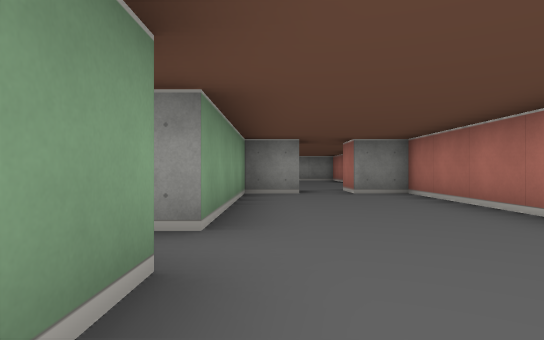
View 1 (above)

14 first-person views from a walk through a cub3D level. The camera is about half as high as the walls, looks level and sees 75° across. The floor is counted in squares. Each view is taken from the middle of a square. On the plan, view 1 faces up. The plan holds only what a view shows up to about 9 squares ahead; the rest is blank.

View 2
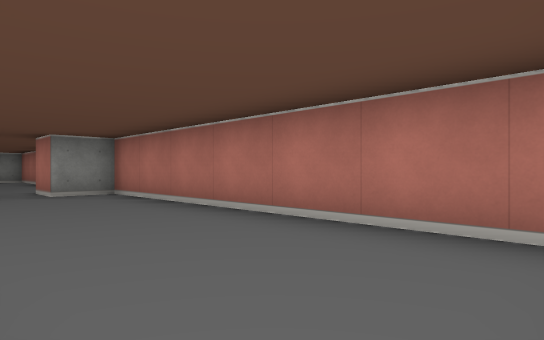

View 3
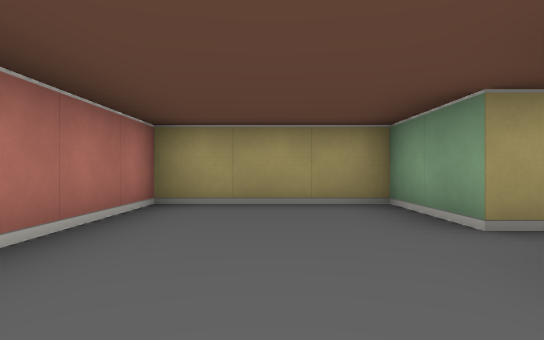

View 4
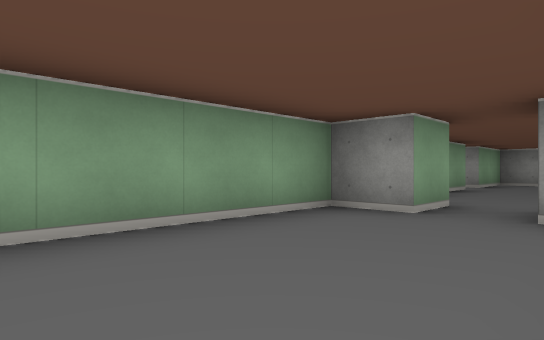

View 5
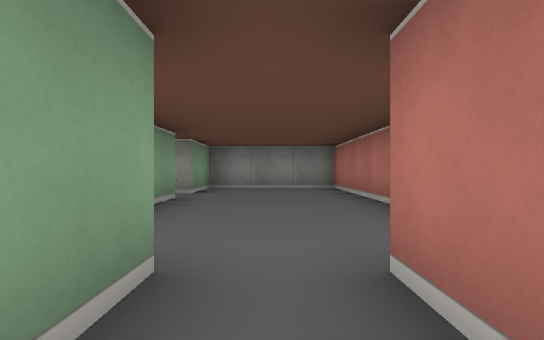

View 6
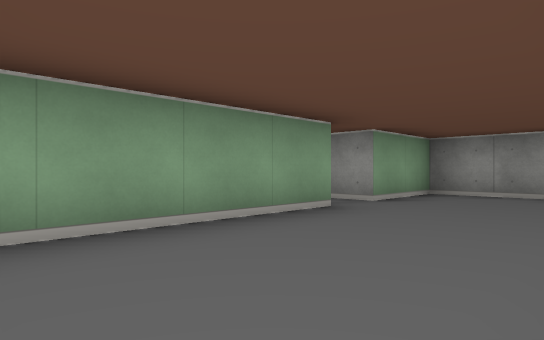

View 7
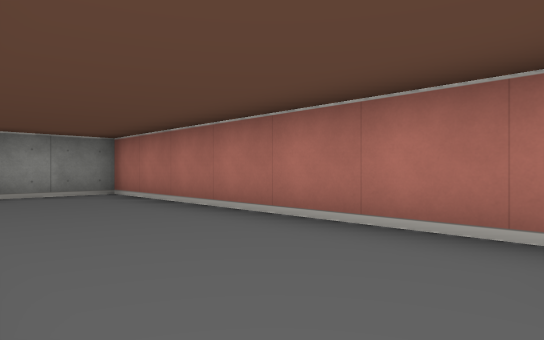

View 8
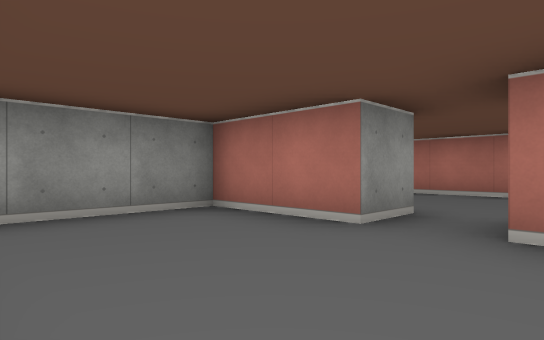

View 9
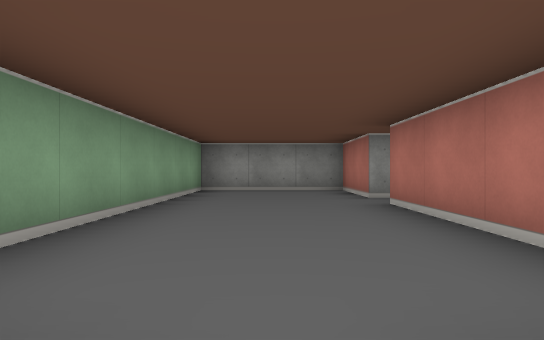

View 10
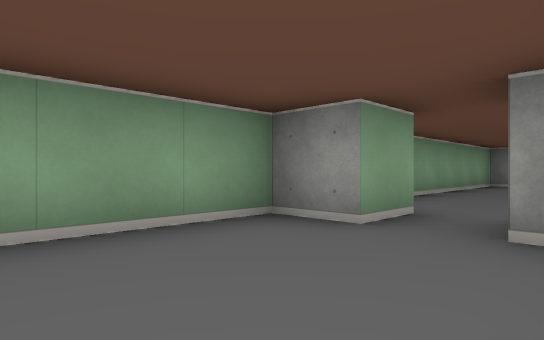

View 11
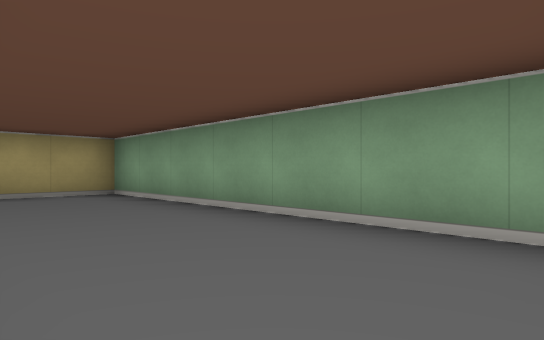

View 12
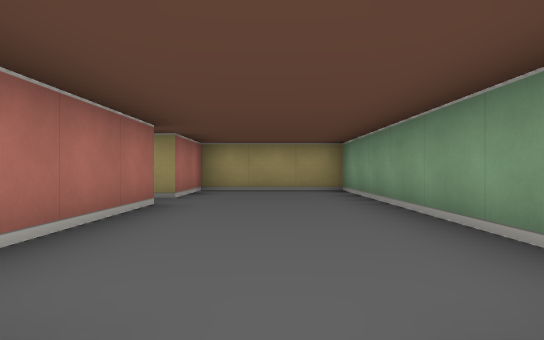

View 13
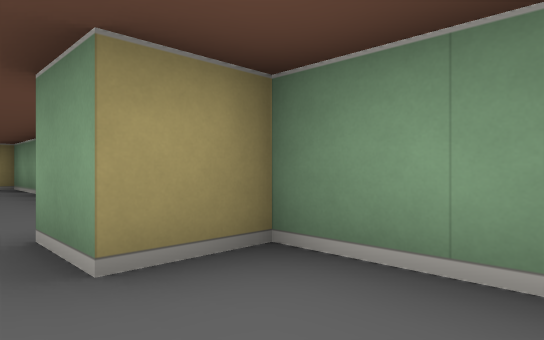

View 14
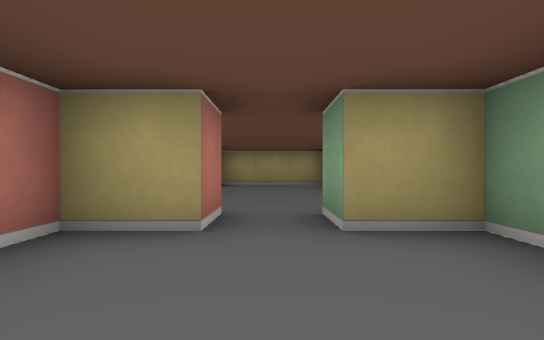

### Floor plan
Points are (right, up) in squares from view 1. A wall is a line through its corners. A room is listed if a view was taken in it or the views show most of it. See-through windows are left out.
Room 1 (views 1, 2, 3, 4, 5)
walls: (-1.5, 1.5) (-0.5, 1.5) (-0.5, -0.5) (2.5, -0.5) (2.5, 6.5) (1.5, 6.5); (0.5, 6.5) (-0.5, 6.5) (-0.5, 2.5)
ways out: opening at (1, 7) to room 2; opening at (-1, 2) to room 4
Room 2 (views 6, 7)
walls: (-0.5, 11.5) (-0.5, 8.2); (2.5, 8.2) (2.5, 14.5) (-0.5, 14.5) (-0.5, 12.5) (-1.5, 12.5); (0.5, 7.6) (0.5, 6.5); (1.5, 6.5) (1.5, 7.5)
ways out: opening at (1, 7) to room 1; opening at (-1, 12) to room 3
Room 3 (views 8, 9, 12, 13, 14)
walls: (-1.5, 12.5) (-1.5, 14.5) (-4.5, 14.5) (-4.5, 7.5) (-3.5, 7.5) (-3.5, 6.5); (-2.5, 6.5) (-2.5, 7.5) (-1.5, 7.5) (-1.5, 11.5)
ways out: opening at (-1, 12) to room 2; opening at (-3, 7) to room 4
Room 4 (views 10, 11)
walls: (-1.5, 2.5) (-1.5, 5.1); (-3.5, 6.5) (-4.5, 6.5) (-4.5, -0.5) (-1.5, -0.5) (-1.5, 1.5)
ways out: opening at (-1, 2) to room 1; opening at (-3, 7) to room 3

Positions as (right, up) in squares from view 1, and headings:
1: (0, 0), facing up
2: (0, 0), facing up-right
3: (1, 4), facing down
4: (2, 3), facing up-left
5: (1, 6), facing up
6: (2, 8), facing up-left
7: (0, 8), facing up-right
8: (-4, 11), facing up-right
9: (-3, 7), facing up
10: (-2, 4), facing up-left
11: (-2, 6), facing down-left
12: (-3, 7), facing down
13: (-3, 9), facing down-left
14: (-3, 10), facing down
